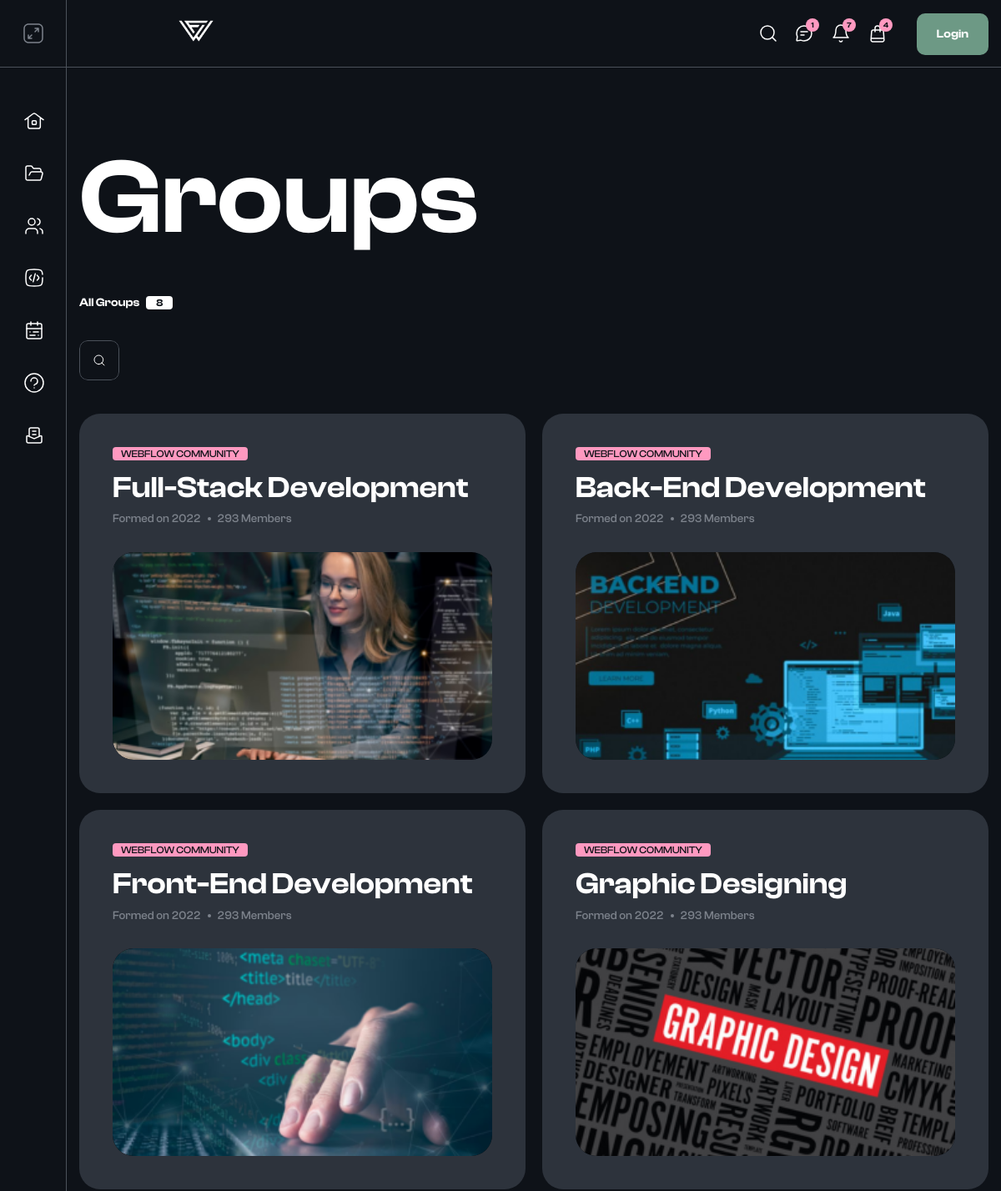
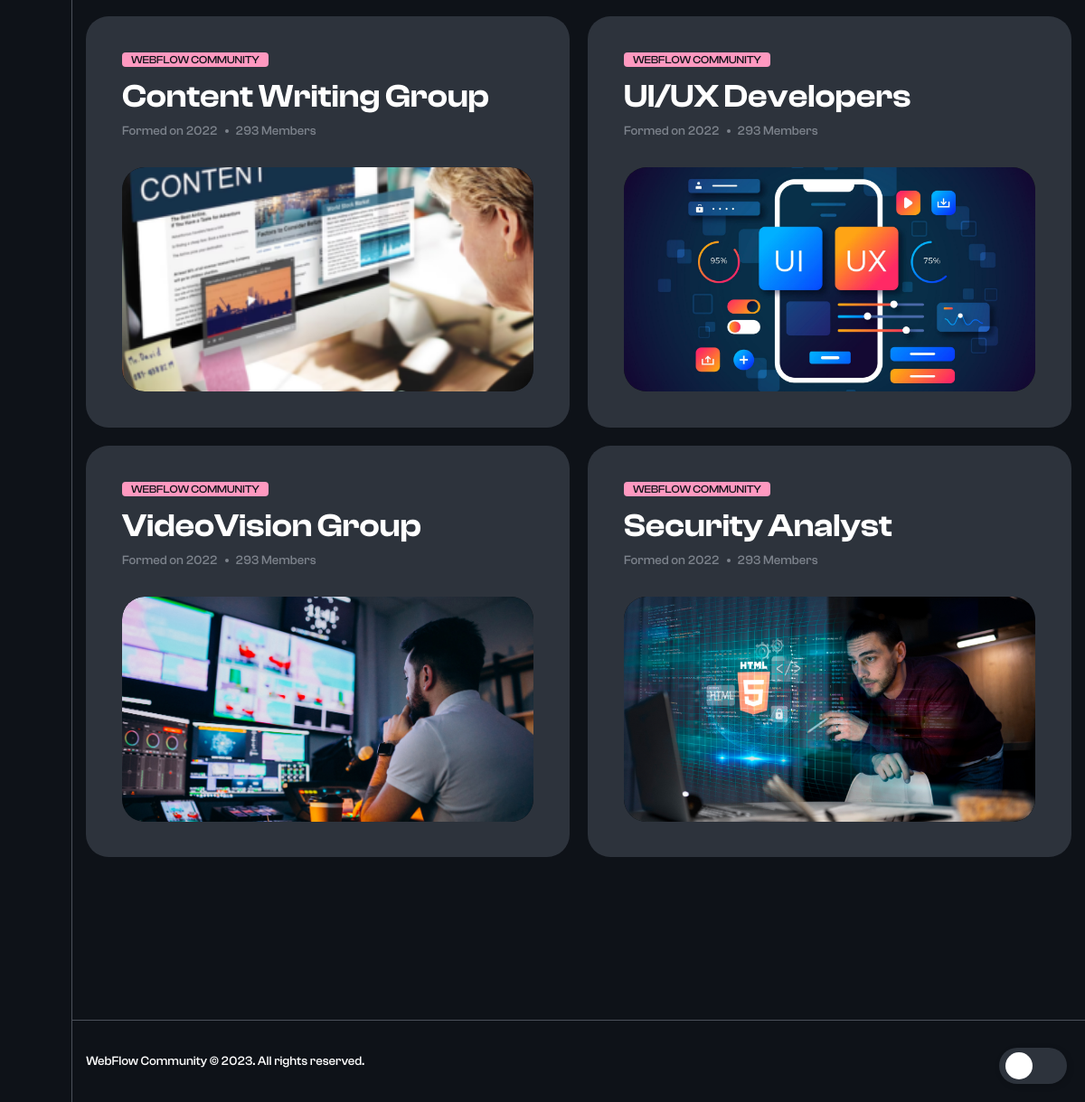
The app's page /groups/ with its own data (2 pictures, top to bottom).
### groups/models.py (models this page shows, shortened)
class group(models.Model):
    name = models.CharField(("Title"), max_length=250)
    about = models.TextField(("About"))
    formed = models.CharField(("Group Formed"), max_length=50)
    img = models.ImageField(("Card Image"), upload_to='group/card')
    img2 = models.ImageField(("banner Image"), upload_to='group/banner')
    leader = models.ForeignKey("authentication.profiles", verbose_name=("Leader"), on_delete=models.CASCADE)
    price = models.CharField(("Price For hire/Hour"), max_length=50)
    email = models.CharField(("Email"), max_length=50)
    phone = models.CharField(("Phone Number"), max_length=50)
    priority = models.IntegerField(("priority"))
    slug = models.SlugField(blank=True)

### groups/views.py (the view)
# urls.py: path('',groups,name="groups"),
def groups(request):
    all_groups = group.objects.all().order_by('priority')
    total_groups = group.objects.all().count
    context = {
        'all_groups':all_groups,
        'total_groups':total_groups
    }
    return render(request,'groups/groups.html',context)

### authentication/context_processors.py (called while the page is built)
def org(request):
    if request.user.is_authenticated:
        profile_instance = profiles.objects.get(user=request.user)
        origanisers = origaniser.objects.filter(user=profile_instance)
        return {'origanisers':origanisers}
    else:
        return {}

### templates/groups/groups.html (shortened to what this page needs)
{% extends "base/base.html" %}
 {% load static %}
    {% block body %}
    <section class="main__groups groups">
      <div class="container">
          <h1 class="groups__title title">
              Groups
          </h1>
          <div class="groups__filters-panel filters-panel">
              <div class="filters-panel__tags tags">
                  <a class="tags__tag tags__tag--active" href="#">
                      All Groups
                      <span>
                          {{total_groups}}
                      </span>
                  </a>
              </div>
              <form class="filters-panel__form filters-panel-form" action="#">
                  <div class="filters-panel-form__search search">
                      <button class="search__btn" type="button">
                      </button>
                  </div>
              </form>
          </div>
          <div class="groups__inner">
            {% for all_groups in all_groups %}
              <div class="groups__card card">
                  <div class="card__inner">
                      <p class="card__suptext card__suptext--pink">
                          WebFlow Community
                      </p>
                      <a class="card__title" href="{% url "groups_view" all_groups.slug %}">
                          {{all_groups.name}}
                      </a>
                      <ul class="card__list card-list">
                          <li class="card-list__item">
                              <p class="card-list__text">
                                  Formed on {{all_groups.formed}}
                              </p>
                          </li>
                          <li class="card-list__item">
                              <p class="card-list__text">
                                  293 Members
                              </p>
                          </li>
                      </ul>
                      <a class="card-box__poster" href="{% url "groups_view" all_groups.slug %}">
                          <img class="card-box__poster-img" src="{{all_groups.img.url}}" alt="img">
                      </a>
                  </div>
              </div>
              {% endfor %}
          </div>
      </div>
  </section>
    {% endblock body %}

### records on screen
group: name "Full-Stack Development", formed "2022", img (picture)
group: name "Back-End Development", formed "2022", img (picture)
group: name "Front-End Development", formed "2022", img (picture)
group: name "Graphic Designing", formed "2022", img (picture)
group: name "Content Writing Group", formed "2022", img (picture)
group: name "UI/UX Developers", formed "2022", img (picture)
group: name "VideoVision Group", formed "2022", img (picture)
group: name "Security Analyst", formed "2022", img (picture)

### other values on screen
{{ total_groups }} "8"
